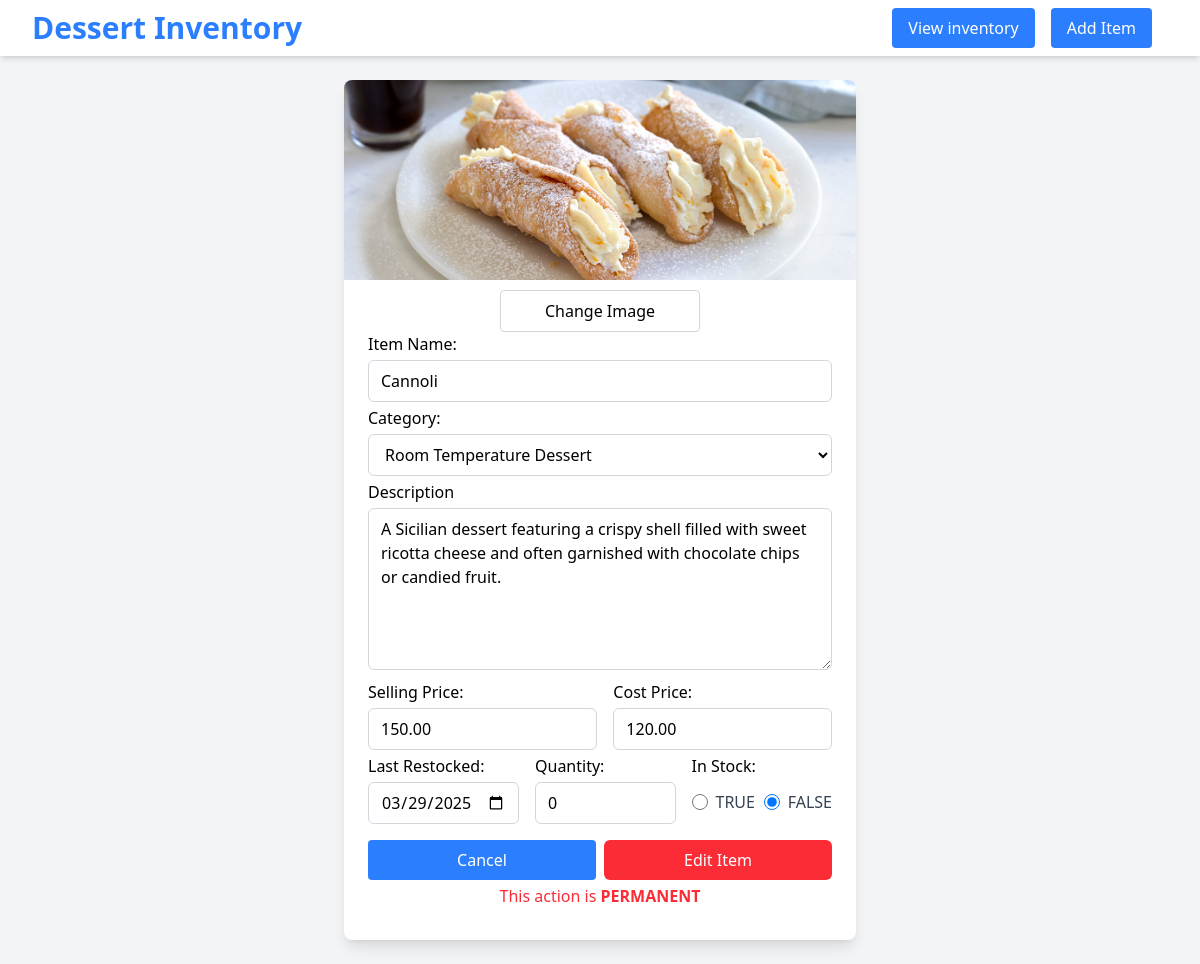
The app's page /edit-item-form.php?id=12 with its own data.
### tables this page shows
CREATE TABLE IF NOT EXISTS `crem_de_la_crem` (
    id INT PRIMARY KEY AUTO_INCREMENT,
    name VARCHAR(100) NOT NULL,
    category VARCHAR(100),
    description TEXT,
    image_path VARCHAR(255),
    last_restocked DATE NOT NULL,
    is_available TINYINT(1) NOT NULL DEFAULT 1,
    sell_price FLOAT NOT NULL,
    cost_price FLOAT NOT NULL,
    quantity INT NOT NULL
);

### db.php (called while the page is built, shortened)
<?php
$table = "crem_de_la_crem";
?>

### edit-item-form.php (the view, shortened to what this page needs)
<?php
require 'db.php';
$id = $_GET['id'];
$sql = "SELECT * FROM $table WHERE id = $id";
$result = $conn->query($sql);
if($result && $result->num_rows > 0) {
    $item = $result->fetch_assoc();
    $id = $item['id'];
    $name = $item['name'];
    $category = $item['category'];
    $description = $item['description'];
    $imagePath = ltrim($item['image_path'], '/');
    $lastRestocked = $item['last_restocked'];
    $isAvailable = ($item["is_available"] ? TRUE : FALSE);
    $sellPrice = number_format(floatval($item['sell_price']), 2);
    $costPrice = number_format(floatval($item['cost_price']), 2);
    $quantity = $item['quantity'];
}
?>
<!DOCTYPE html>
<html lang="en">
<head>
    <link rel="stylesheet" href="dist/styles.css">
</head>
<body class="bg-gray-100">
    <nav class="bg-white p-2 shadow-md flex items-center justify-between px-8 mt">
        <div id="nav-header">
            <h1 class="text-3xl font-bold text-blue-500">Dessert Inventory</h1>
        </div>
        <div id="nav-buttons" class="flex space-x-4 mr-4">
            <a href='index.php#inventory-table-div'><button id="button-view-inv" class="cursor-pointer bg-blue-500 text-white px-4 py-2 rounded hover:bg-blue-700 transition active">View inventory</button></a>
            <a href='index.php#add-item-form-div'><button id="button-add-item" class="cursor-pointer bg-blue-500 text-white px-4 py-2 rounded hover:bg-blue-700 transition">Add Item</button></a>
        </div>
    </nav>
    <div id="edit-item-form-div">
        <div id="item-info" class="bg-white max-w-lg rounded-lg shadow-lg overflow-hidden mx-auto my-6">
            <form id="edit-item-form" action="edit-item.php?id=<?php echo $id; ?>" method="post" enctype="multipart/form-data">
                <img id="image-preview" src="<?php echo ($imagePath) ? $imagePath: "./images/placeholder.jpg"; ?>" alt="Uploaded image preview" class="w-full max-h-50 object-cover">
                <div class="p-6 pt-0 mt-2.5">
                    <div class="flex justify-center">
                        <label for="item-image-input" class="flex justify-center w-50 px-4 py-2 border border-gray-300 rounded cursor-pointer hover:bg-gray-300">Change Image</label>
                        <input type="file" name="item-image-input" id="item-image-input" style="display: none;" accept="image/*"><br>
                    </div>
                    <label for="item-name" class="font-medium">Item Name: </label><br>
                    <input type="text" name="item-name" value="<?php echo $name; ?>" class="w-full my-1 px-3 py-2 border border-gray-300 rounded-md focus:outline-none focus:ring-2 focus:ring-blue-600"><br>
                    <label for="item-category" class="font-medium">Category: </label><br>
                    <select name="item-category" class="w-full my-1 px-3 py-2 border border-gray-300 rounded-md focus:outline-none focus:ring-2 focus:ring-blue-600">
                        <option value="Room_Temperature_Dessert" <?php echo ($category === "Room_Temperature_Dessert") ? "selected" : NULL; ?>>Room Temperature Dessert</option>
                    </select><br>
                    <label for="item-description" class="font-medium">Description</label><br>
                    <textarea
                    name="item-description"
                    rows="6" cols="50"
                    class="w-full my-1 px-3 py-2 border border-gray-300 rounded-md focus:outline-none focus:ring-2 focus:ring-blue-600"
                    placeholder="Enter a description of the item..."><?php echo trim($description); ?></textarea><br>
                    <div id="item-prices" class="flex space-x-4">
                        <div>
                            <label for="item-sell-price" class="font-medium">Selling Price: </label>
                            <input type="number" name="item-sell-price" min="0.00" value="<?php echo $sellPrice; ?>" step="0.01" class="w-full my-1 px-3 py-2 border border-gray-300 rounded-md focus:outline-none focus:ring-2 focus:ring-blue-600"><br>
                        </div>
                        <div>
                            <label for="item-cost-price" class="font-medium">Cost Price: </label>
                            <input type="number" name="item-cost-price" min="0.00" value="<?php echo $costPrice; ?>" step="0.01" class="w-full my-1 px-3 py-2 border border-gray-300 rounded-md focus:outline-none focus:ring-2 focus:ring-blue-600"><br>
                        </div>
                    </div>
                    <div id="item-bottom" class="flex space-x-4">
                        <div class="w-1/3">
                            <label for="item-last-restocked" class="font-medium">Last Restocked: </label>
                            <input type="date" id="item-last-restocked" name="item-last-restocked" value="<?php echo $lastRestocked ?>" class="w-full my-1 px-3 py-2 border border-gray-300 rounded-md focus:outline-none focus:ring-2 focus:ring-blue-600">
                        </div>
                        <div class="w-1/3">
                            <label for="item-quantity" class="font-medium">Quantity: </label>
                            <input type="number" id="item-quantity" name="item-quantity" min="0" value="<?php echo $quantity; ?>" step="1" class="w-full my-1 px-3 py-2 border border-gray-300 rounded-md focus:outline-none focus:ring-2 focus:ring-blue-600"><br>
                        </div>
                        <div class="w-1/3">
                            <p class="font-medium mb-1">In Stock: </p>
                            <div id="in-stock-radio" class="flex justify-between items-center mt-3">
                                <div id="in-stock-radio-true-div" class="flex items-center space-x-2">
                                    <input type="radio"
                                        name="item-is-available"
                                        id="is-available-true"
                                        value="1" <?php echo ($isAvailable) ? "checked" : NULL; ?>
                                        class="cursor-pointer w-4 h-4 text-blue-500 border-gray-300 focus:ring-blue-500 focus:ring-2">
                                    <label for="is-available-true" class="text-gray-700 font-medium cursor-pointer">TRUE</label>
                                </div>
                                <div id="in-stock-radio-false-div" class="flex items-center space-x-2">
                                    <input type="radio"
                                        name="item-is-available"
                                        id="is-available-false"
                                        value="0" <?php echo (!$isAvailable) ? "checked" : NULL; ?>
                                        class="cursor-pointer w-4 h-4 text-blue-500 border-gray-300 focus:ring-blue-500 focus:ring-2">
                                    <label for="is-available-false" class="text-gray-700 font-medium cursor-pointer">FALSE</label>
                                </div>
                            </div>
                        </div>
                    </div>
                    <div class="flex justify-between mt-3">
                        <button id="button-cancel-delete" class="w-57 cursor-pointer bg-blue-500 text-white px-4 py-2 rounded hover:bg-blue-700 transition">Cancel</button>
                        <input type="submit" value="Edit Item" class="w-57 cursor-pointer px-6 py-2 bg-red-500 text-white rounded-md hover:bg-red-700 focus:outline-none focus:ring-2 focus:ring-red-500 focus:ring-opacity-50">
                    </div>
                    <p class="text-center text-red-500 mt-1 mb-2">This action is <span class="font-semibold">PERMANENT</span></p>
                </div>
            </form>
        </div>
    </div>
</body>
</html>

### records on screen
crem_de_la_crem: image_path (picture), item-name "Cannoli", item-category "Room Temperature Dessert", item-description "A Sicilian dessert featuring a crispy shell filled with sweet ricotta cheese and often garnished with chocolate chips or candied fruit.", item-sell-price "150.00", item-cost-price "120.00", item-last-restocked "03/29/2025", item-quantity "0", is_available "☐ TRUE", is_available "☑ FALSE"
